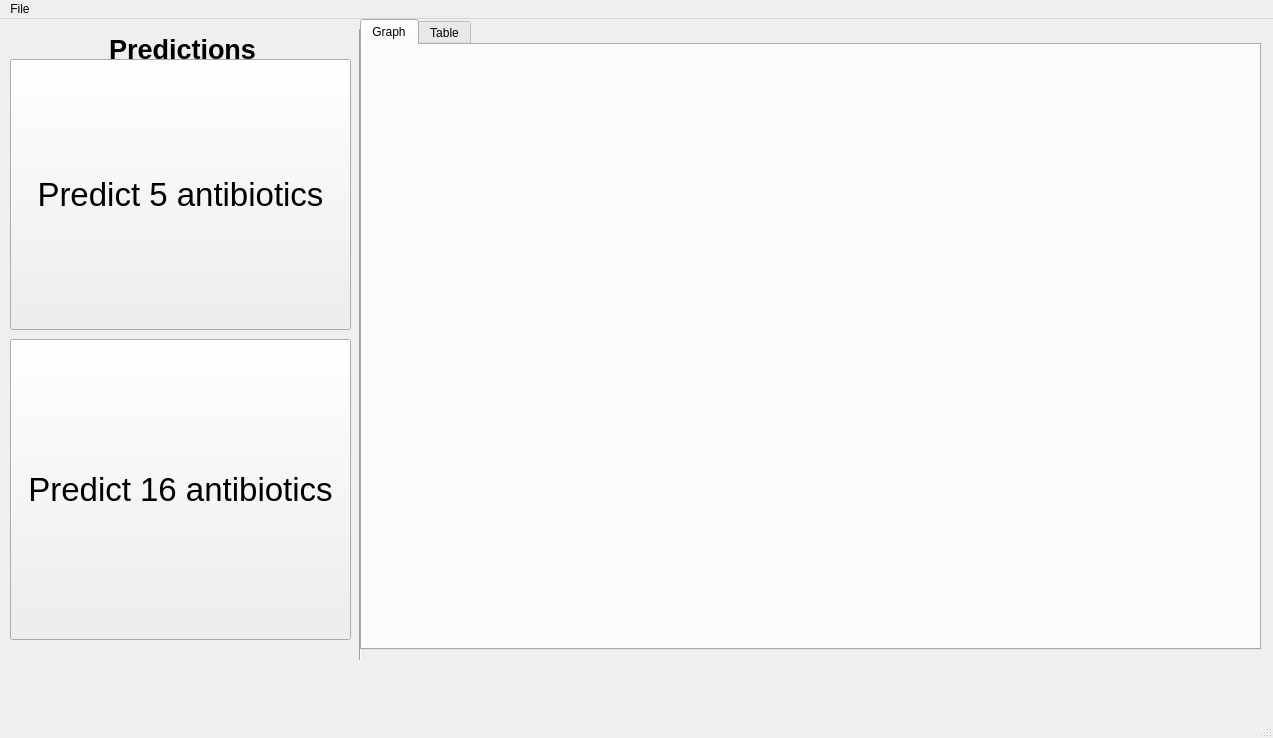
<?xml version="1.0" encoding="UTF-8"?>
<ui version="4.0">
 <class>MainWindow</class>
 <widget class="QMainWindow" name="MainWindow">
  <property name="geometry">
   <rect>
    <x>0</x>
    <y>0</y>
    <width>1273</width>
    <height>738</height>
   </rect>
  </property>
  <property name="windowTitle">
   <string>MainWindow</string>
  </property>
  <widget class="QWidget" name="centralwidget">
   <widget class="Line" name="line">
    <property name="geometry">
     <rect>
      <x>350</x>
      <y>10</y>
      <width>20</width>
      <height>631</height>
     </rect>
    </property>
    <property name="orientation">
     <enum>Qt::Vertical</enum>
    </property>
   </widget>
   <widget class="QTabWidget" name="tabWidget_2">
    <property name="geometry">
     <rect>
      <x>360</x>
      <y>0</y>
      <width>901</width>
      <height>631</height>
     </rect>
    </property>
    <property name="currentIndex">
     <number>0</number>
    </property>
    <widget class="QWidget" name="tab">
     <attribute name="title">
      <string>Graph</string>
     </attribute>
     <widget class="PlotWidget" name="widget" native="true">
      <property name="geometry">
       <rect>
        <x>30</x>
        <y>40</y>
        <width>831</width>
        <height>481</height>
       </rect>
      </property>
     </widget>
    </widget>
    <widget class="QWidget" name="tab_2">
     <attribute name="title">
      <string>Table</string>
     </attribute>
     <widget class="QTableView" name="tableView">
      <property name="geometry">
       <rect>
        <x>40</x>
        <y>40</y>
        <width>821</width>
        <height>521</height>
       </rect>
      </property>
     </widget>
    </widget>
   </widget>
   <widget class="QLabel" name="label">
    <property name="geometry">
     <rect>
      <x>27</x>
      <y>15</y>
      <width>311</width>
      <height>31</height>
     </rect>
    </property>
    <property name="font">
     <font>
      <pointsize>20</pointsize>
      <bold>true</bold>
     </font>
    </property>
    <property name="layoutDirection">
     <enum>Qt::LeftToRight</enum>
    </property>
    <property name="text">
     <string>Predictions</string>
    </property>
    <property name="alignment">
     <set>Qt::AlignCenter</set>
    </property>
   </widget>
   <widget class="QPushButton" name="predict_5">
    <property name="geometry">
     <rect>
      <x>10</x>
      <y>40</y>
      <width>341</width>
      <height>271</height>
     </rect>
    </property>
    <property name="font">
     <font>
      <pointsize>25</pointsize>
     </font>
    </property>
    <property name="text">
     <string>Predict 5 antibiotics</string>
    </property>
   </widget>
   <widget class="QPushButton" name="predict_16">
    <property name="geometry">
     <rect>
      <x>10</x>
      <y>320</y>
      <width>341</width>
      <height>301</height>
     </rect>
    </property>
    <property name="font">
     <font>
      <pointsize>25</pointsize>
     </font>
    </property>
    <property name="text">
     <string>Predict 16 antibiotics</string>
    </property>
   </widget>
  </widget>
  <widget class="QMenuBar" name="menubar">
   <property name="geometry">
    <rect>
     <x>0</x>
     <y>0</y>
     <width>1273</width>
     <height>36</height>
    </rect>
   </property>
   <widget class="QMenu" name="menuFile">
    <property name="title">
     <string>File</string>
    </property>
    <addaction name="actionOpen"/>
    <addaction name="actionSave_as"/>
    <addaction name="actionExit"/>
   </widget>
   <addaction name="menuFile"/>
  </widget>
  <widget class="QStatusBar" name="statusbar"/>
  <action name="actionOpen">
   <property name="text">
    <string>Open</string>
   </property>
  </action>
  <action name="actionSave_as">
   <property name="text">
    <string>Save as...</string>
   </property>
  </action>
  <action name="actionExit">
   <property name="text">
    <string>Exit</string>
   </property>
  </action>
 </widget>
 <customwidgets>
  <customwidget>
   <class>PlotWidget</class>
   <extends>QWidget</extends>
   <header>pyqtgraph</header>
   <container>1</container>
  </customwidget>
 </customwidgets>
 <resources/>
 <connections/>
</ui>
